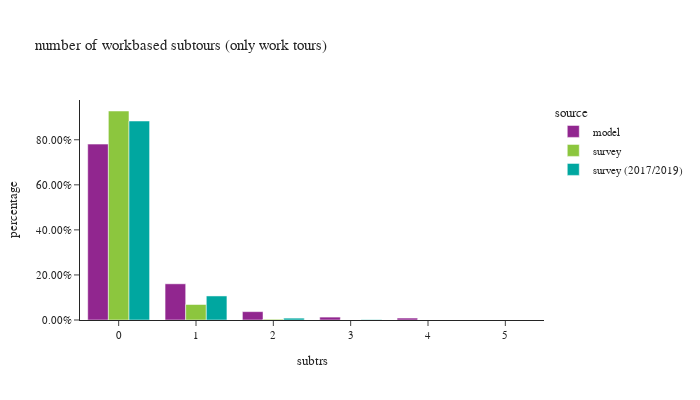

The cell this chart's notebook holds for it:
### Code cell
test = wk_tour.loc[wk_tour['subtrs']!=11].copy()
df_plot = test.groupby(['source','subtrs'])['toexpfac'].sum().reset_index()
df_plot['percentage'] = df_plot.groupby(['source'], group_keys=False)['toexpfac']. \
    apply(lambda x: x / float(x.sum()))

df_plot_ct = test.groupby(['source','subtrs'])['toexpfac'].count().reset_index(). \
    rename(columns={'toexpfac':'sample count'})
df_plot = df_plot.merge(df_plot_ct, on=['source','subtrs'])

fig = px.bar(df_plot.sort_values(by=['source']), x="subtrs", y="percentage", color="source",
             barmode="group",hover_data=['sample count'],title="number of workbased subtours (only work tours)")
fig.update_layout(height=400, width=700, font=dict(size=11),
                  xaxis = dict(dtick = 1, categoryorder='category ascending'),
                  yaxis=dict(tickformat=".2%"))
fig.show()

### Figure 1 — Plotly figure (JSON) as saved in the notebook; plotly's stock layout.template omitted (floating-point values rounded to 4 significant figures)
{"data": [{"alignmentgroup": "True", "customdata": [[1169939], [240756], [55558], [19300], [12927]], "hovertemplate": "source=model<br>subtrs=%{x}<br>percentage=%{y}<br>sample count=%{customdata[0]}<extra></extra>", "legendgroup": "model", "marker": {"color": "#91268F", "pattern": {"shape": ""}}, "name": "model", "offsetgroup": "model", "orientation": "v", "showlegend": true, "textposition": "auto", "type": "bar", "x": [0, 1, 2, 3, 4], "xaxis": "x", "y": [0.7808, 0.1607, 0.03708, 0.01288, 0.008627], "yaxis": "y"}, {"alignmentgroup": "True", "customdata": [[2238], [210], [17], [1], [2]], "hovertemplate": "source=survey<br>subtrs=%{x}<br>percentage=%{y}<br>sample count=%{customdata[0]}<extra></extra>", "legendgroup": "survey", "marker": {"color": "#8CC63E", "pattern": {"shape": ""}}, "name": "survey", "offsetgroup": "survey", "orientation": "v", "showlegend": true, "textposition": "auto", "type": "bar", "x": [0, 1, 2, 3, 4], "xaxis": "x", "y": [0.9278, 0.06876, 0.003454, 9.792e-06, 1.701e-05], "yaxis": "y"}, {"alignmentgroup": "True", "customdata": [[7286], [1007], [82], [7], [1], [1]], "hovertemplate": "source=survey (2017/2019)<br>subtrs=%{x}<br>percentage=%{y}<br>sample count=%{customdata[0]}<extra></extra>", "legendgroup": "survey (2017/2019)", "marker": {"color": "#00A7A0", "pattern": {"shape": ""}}, "name": "survey (2017/2019)", "offsetgroup": "survey (2017/2019)", "orientation": "v", "showlegend": true, "textposition": "auto", "type": "bar", "x": [0, 1, 2, 3, 4, 5], "xaxis": "x", "y": [0.8833, 0.1067, 0.00827, 0.001693, 7.141e-07, 7.141e-07], "yaxis": "y"}], "layout": {"barmode": "group", "font": {"size": 11}, "height": 400, "legend": {"title": {"text": "source"}, "tracegroupgap": 0}, "title": {"text": "number of workbased subtours (only work tours)"}, "width": 700, "xaxis": {"anchor": "y", "categoryorder": "category ascending", "domain": [0.0, 1.0], "dtick": 1, "title": {"text": "subtrs"}}, "yaxis": {"anchor": "x", "domain": [0.0, 1.0], "tickformat": ".2%", "title": {"text": "percentage"}}}}
